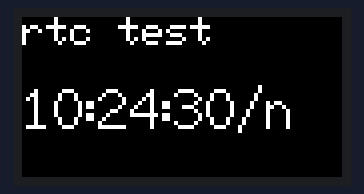
This sketch was run on a simulated ESP32. Shown: 160×80 colour display. The local clock reads 2024-03-15 10:24:30 at power-on unless the sketch sets it.

Above: at 0.2 s.
At 2.2 s:
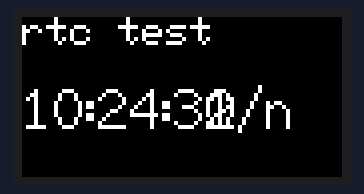
At 5.2 s:
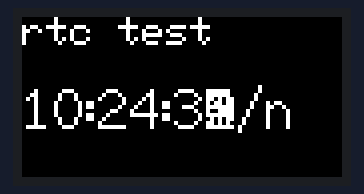
At 10.2 s:
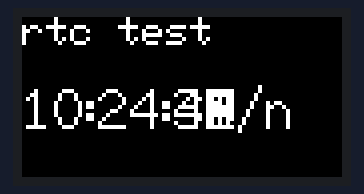
At 20.2 s:
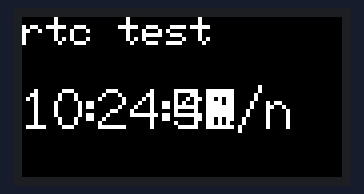
At 30.3 s:
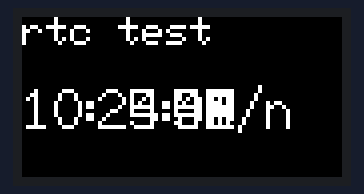

Measured:
- what the display in image 1 shows lasts 1.0 s, from 2.2 s to 3.2 s
- what the display in image 3 shows lasts 10.0 s, from 10.2 s to 20.2 s

The sketch:

system_m5stickc_2.ino
```cpp
#include <M5StickC.h>

void setup() {
  M5.begin();
  M5.Lcd.setRotation(3);
  M5.Lcd.setTextSize(2);
  M5.Lcd.fillScreen(BLACK);
  M5.Lcd.println("rtc test");
}

void loop() {
  M5.Rtc.GetBm8563Time();
  M5.Lcd.setCursor(0, 30, 2);
  M5.Lcd.printf("%02d:%02d:%02d/n",M5.Rtc.Hour, M5.Rtc.Minute, M5.Rtc.Second);
  delay(1000);
}
```
